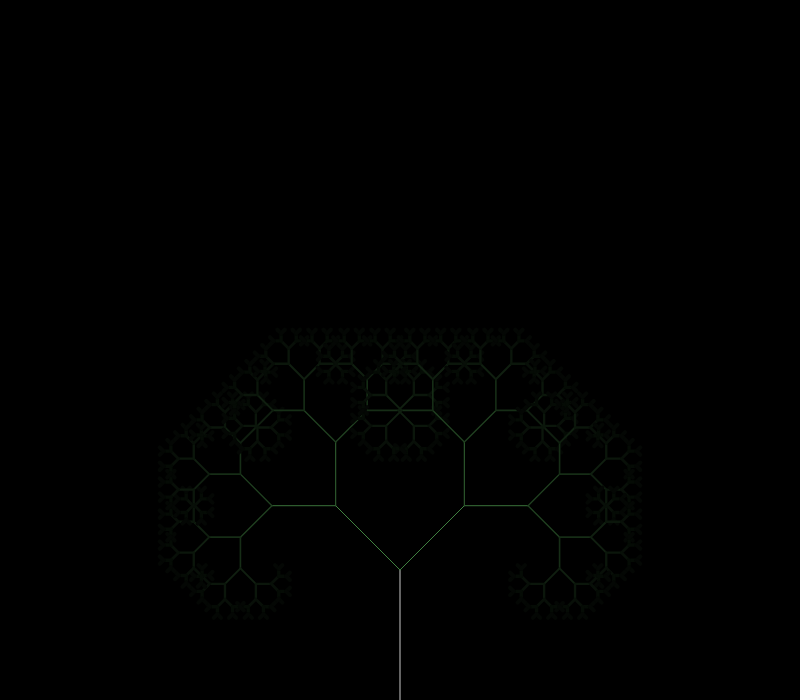
Frame 1 (no input)
Frame 60 (no input): identical to frame 1, image omitted
Frame 120 (the mouse pressed at the canvas centre since frame 60): identical to frame 1, image omitted

The p5.js sketch that drew this single still picture (run headless with seeded random() and noise() and a simulated clock; from frame 60 on, the mouse is pressed at the canvas centre):

// p5.js sketch
// ── sketch.js
var slider, slider1, ang, w
var scal = 1.2

function setup() {
  createCanvas(800, 700);
  slider = createSlider(0, PI * 2, PI / 4, PI / 360)
  slider1 = createSlider(0, PI * 2, PI / 4, PI / 360)

}

function draw() {
  ang = slider.value()
  w = slider1.value()
  background(0);
  stroke(255)
  translate(width / 2, height)
  branch(130, w)
}

function branch(len, w) {


  strokeWeight(w)

  line(0, 0, 0, -len)
  translate(0, -len)

  if (len > 6) {
    push()
    stroke(len/2,len,len/2)
    rotate(-ang)
    branch(len * .7, w * scal)
    pop()
    push()
    stroke(len/2,len,len/2)
    rotate(ang)
    branch(len * .7, w * scal)
    pop()
  }
}
